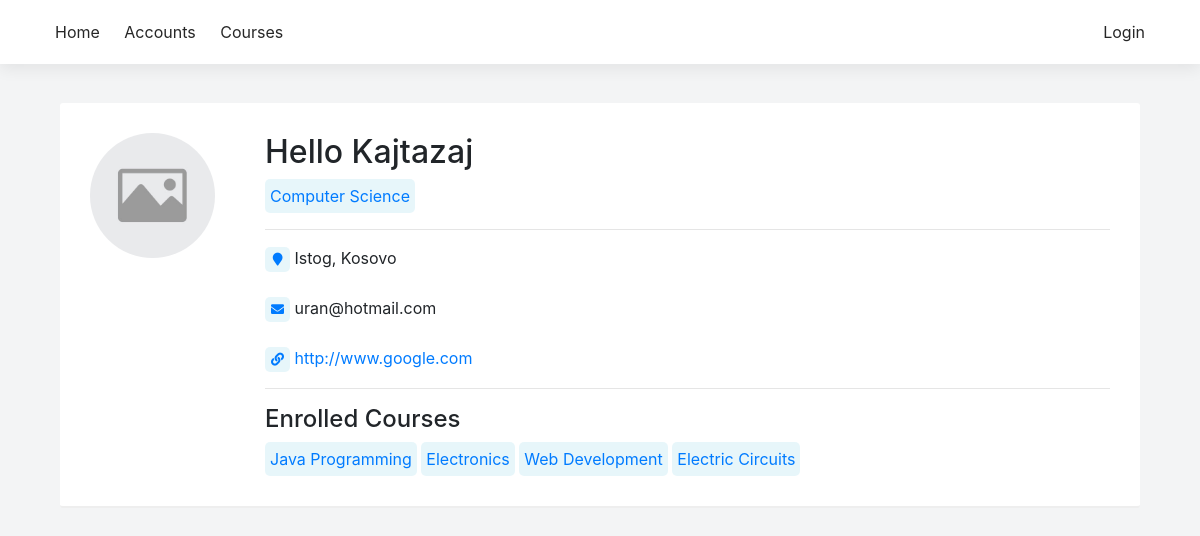
The app's page /profile/14, older data.
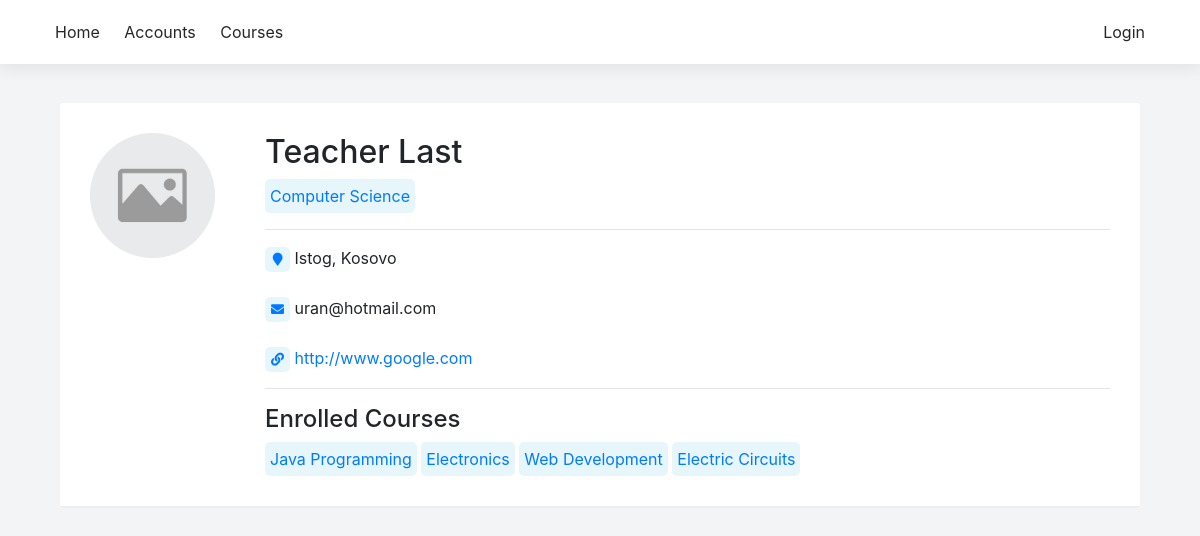
The same page, newer data.
### sems/models.py (models this page shows, shortened)
class Student(models.Model):
    user = models.OneToOneField(User, on_delete=models.CASCADE, null=True)
    first_name = models.CharField(max_length=100, null=True)
    last_name = models.CharField(max_length=100, null=True)
    picture = models.ImageField(null=True, blank=True, default='no-img.png')
    website = models.URLField(max_length=100, null=True, blank=True)
    email = models.EmailField(max_length=100, null=True)
    program = models.ForeignKey(Program, on_delete=models.SET_NULL, null=True)
    country = models.ForeignKey(State, on_delete=models.SET_NULL, null=True)
    city = models.CharField(max_length=100, null=True)
    course = models.ManyToManyField(Course, related_name='course')
    course_teacher = models.ManyToManyField(Course, related_name='course_teacher')
    def get_website(self):
        if self.website[0:4] != 'http':
            return 'http://' + self.website
        else:
            return self.website

class Program(models.Model):
    name = models.CharField(max_length=150)
    summary = models.CharField(max_length=400, null=True, blank=True)
    def __str__(self):
        return self.name

class State(models.Model):
    name = models.CharField(max_length=100)
    def __str__(self):
        return self.name

class Course(models.Model):
    name = models.CharField(max_length=200)
    summary = models.TextField(max_length=600, null=True, blank=True)
    program = models.ForeignKey(Program, on_delete=models.CASCADE)
    start_date = models.DateField()
    end_date = models.DateField()
    credits = models.IntegerField(null=True, default=80)
    def __str__(self):
        return self.name

### sems/views.py (the view)
# urls.py: path('profile/<int:pk>', views.student_detail, name='student_detail'),
def student_detail(request, pk):
    student = Student.objects.get(pk=pk)
    return render(
        request, 'student_profile.html', {'student': student},
    )

### sems/templates/student_profile.html (shortened to what this page needs)
{% extends 'base_generic.html' %}
{% block content %}
<div class="container">
    <div class="card-box">
        <div class="row">
            <div class="col-md-2 col-xs-12">
                <div class="thumb img-round">
                    <img src="../static/uploads/{% if student.picture %}{{ student.picture }} {% else %}no-img.png {% endif %}" />
                </div>
            </div>
            <div class="col-md-10 col-xs-12">
                <h2>{{ student.first_name }} {{ student.last_name }}</h2>
                <a href="{% url 'program_single' pk=student.program.pk %}" class="text-primary"><span class="label">{{ student.program }}</span></a>
                <hr/>
                <div><span class="sm-label label text-primary"><i class="fas fa-map-marker"></i></span> {{ student.city }}, {{ student.country }}</div><br/>
                <div><span class="sm-label label text-primary"><i class="fas fa-envelope"></i></span> {{ student.email }}</div>
                {% if student.website %}
                <br/>
                <div><span class="sm-label label text-primary"><i class="fas fa-link"></i></span> <a href="{{ student.get_website }}" title="{{ student.get_website }}" target="_blank">{{ student.website }}</a> </div>
                {% endif %}
                <hr/>
                <h4>Enrolled Courses</h4>
                {% if student.course.all %}
                    {% for course in student.course.all %}
                    <a class="label" href="{% url 'course_detail' pk=course.pk %}" title="{{ course.summary }}">{{ course }}</a>
                    {% endfor %}
                {% else %}
                <b class="text-danger">No courses</b>
                {% endif %}
            </div>
        </div>
    </div>
</div>
{% endblock %}

### sems/templates/base_generic.html (shortened to what this page needs)
{% load static %}
<html>
<head>
    <link rel="stylesheet" href="https://use.fontawesome.com/releases/v5.0.12/css/all.css">
    <link rel="stylesheet" href="{% static 'css/bootstrap.min.css' %}">
    <link rel="stylesheet" href="{% static 'css/main.css' %}">
    <link rel="stylesheet" href="{% static 'fonts/fontawesome-all.min.css' %}">
</head>
<body>
    <header>
        <nav>
            <div class="container">
                <a href="#">Home</a>
                <a href="{% url 'students' %}">Accounts</a>
                <a href="{% url 'programs' %}">Courses</a>
                <div class="inline-block float-right text-right">
                {% if not user.is_authenticated %}
                <a href="{% url 'login' %}">Login</a>
                {% else %}
                    <a href="{% url 'student_detail' pk=user.student.pk %}">{{ user.student.first_name }}</a>
                <a href="{% url 'logout' %}">Logout</a>
                {% endif %}
                </div>
            </div>
        </nav>
    </header>
    <div class="container">
        <div class="row">
            <div class="col-md-12 col-xs-12">
                <br/>
                {% block content %}
                {% endblock %}
            </div>
        </div>
    </div>
</body>
</html>

### sems/static/css/main.css (style rules this page uses)
* { --main-color: #006992; }
.inline-block { display: inline-block; }
body { background-color: rgb(243, 244, 245) }
nav { padding: 20px 0; background-color: #fff; box-shadow: 0 5px 15px rgba(0,0,0,0.07); margin-bottom: 15px; }
nav a { padding: 10px; color: rgba(0,0,0,.85); }
.shadow-box, .card-box { background-color: #fff; padding: 30px; border-radius: 3px; margin-bottom: 10px; border-bottom: 2px solid #eee; }
.img-round { width: 65px; height: 65px; overflow: hidden; display: inline-flex; justify-content: center; align-items: center; border-radius: 100px; }
.img-round > img { max-height: 110%; min-height: 100%; }
.thumb { width: 125px; height: 125px; }
.img-round img { min-height: 100%; }
.label { display: inline-flex; justify-content: center; align-items: center; background-color: #5bc0de25; border-radius: 5px; padding: 5px; }
.sm-label { width: 25px; height: 25px; font-size: 13px; }

Row changes from the older to the newer data that the page shows:
changed Student "Istog": first_name "Hello" → "Teacher"; last_name "Kajtazaj" → "Last"
